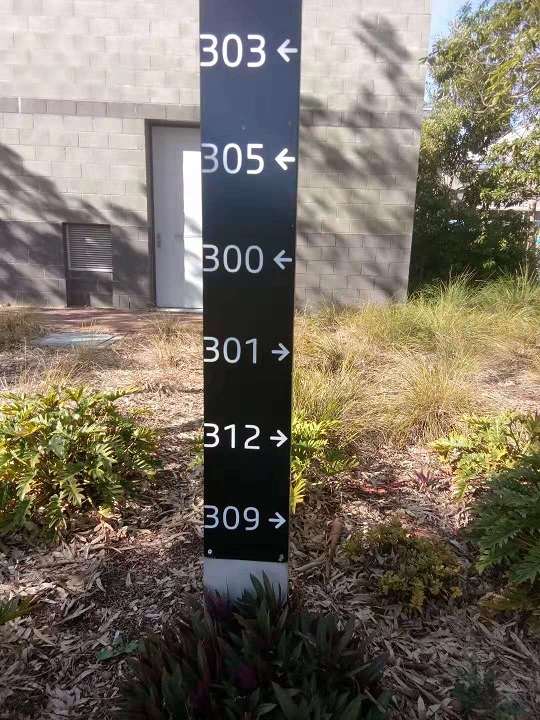
#> input picture DirectionalSignage/DS01.jpg, 540 x 720 px; its folder holds only this picture in this run
$ python Task2.py
#> lines starting #> are read from the running program, lines starting #| are printed output that depends on the picture; after the words box and inside, x2 and y2 are one past the last pixel; in counts of white or black regions, pixels touching at a corner belong together
#> further down, image is the input picture: shape (720, 540, 3); mean B, G, R 98.2, 110.6, 119.2
import cv2
import numpy as np

import os

from Settings import Settings as s

from Tools import *


# [243 lines left out: functions Remove_Negatives, Is_Arrow, Get_Mask, Clean, Find_Numbers, Group_Letters and 2 more, not called in this run]

   # [9 lines of commented-out code are left out]

def Find_Gray(image):

   image = cv2.bilateralFilter(image, 15,25,25)

   h,w = image.shape[:2]
#> h = 720; w = 540

   mask = np.zeros(image.shape[:2],dtype="uint8")

   min_value = 100
   var = 30

   for y in range(h):
      row = image[y]
      for x in range(w):
         avg = sum(row[x]) / 3

         # Not dark enough
         if avg < min_value:
            continue

         # Is the variance to big?
         valid = True
         for ii in range(3):
            if abs(image[y,x,ii] - avg) > var:
               valid = False

         if not valid:
            continue

         if avg > 100:
            mask[y,x] = 255
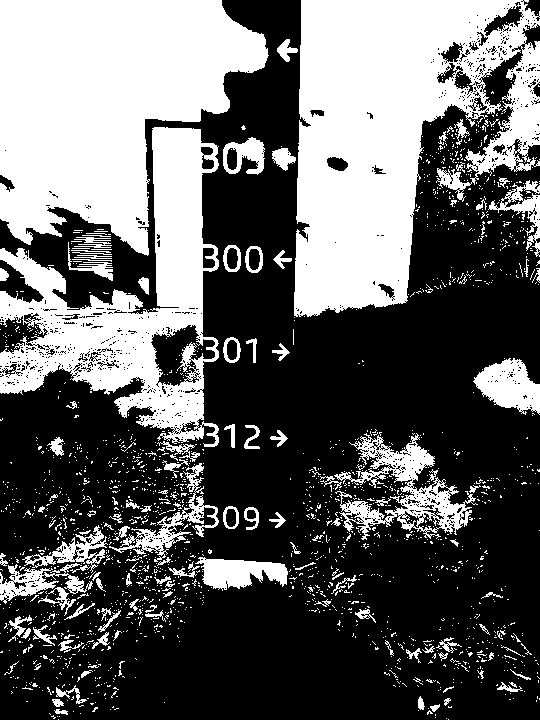
#> mask: shape (720, 540); 38.5% white; 1857 white regions (1729 under 20 px), largest, box (x1, y1, x2, y2) and area: (294, 0, 540, 317) 48908, (0, 0, 269, 256) 44787, (0, 127, 219, 447) 26626


   # mask = cv2.medianBlur(mask,3)

   return mask

# [44 lines left out: function Main, not called in this run]

if __name__ == "__main__":
   files = glob.glob("DirectionalSignage/*")

   for f in files:
      image = cv2.imread(f)

      gray = Find_Gray(image)

      cv2.imshow("image",image)
      cv2.imshow("gray",gray)
      cv2.waitKey(0)

   # Main(files)

$ run again, on DirectionalSignage/DS05.jpg
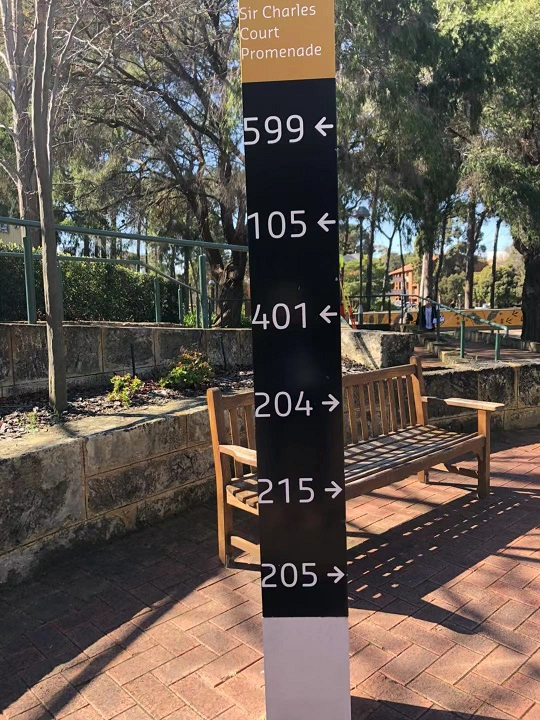
#> input picture DirectionalSignage/DS05.jpg, 540 x 720 px
#> image is the input picture: shape (720, 540, 3); mean B, G, R 78.1, 87.7, 98.1
#> after the loop in Find_Gray, `for y in range(h):`:
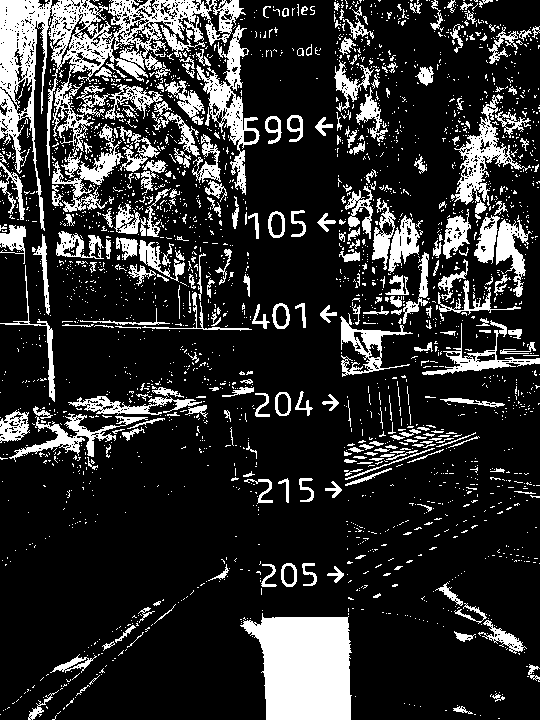
#> mask: shape (720, 540); 18.6% white; 2434 white regions (2169 under 20 px), largest, box (x1, y1, x2, y2) and area: (0, 0, 246, 231) 14693, (240, 613, 352, 720) 9124, (196, 25, 260, 195) 2666

$ run again, on DirectionalSignage/DS06.jpg
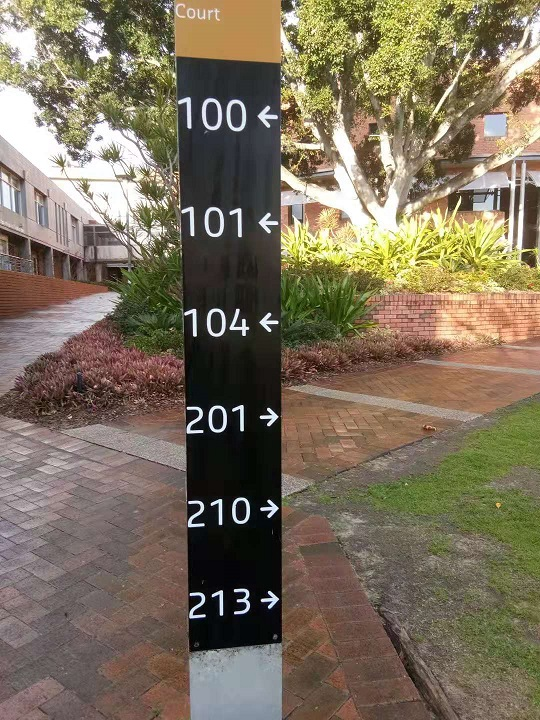
#> input picture DirectionalSignage/DS06.jpg, 540 x 720 px
#> image is the input picture: shape (720, 540, 3); mean B, G, R 92.1, 112.1, 123.9
#> after the loop in Find_Gray, `for y in range(h):`:
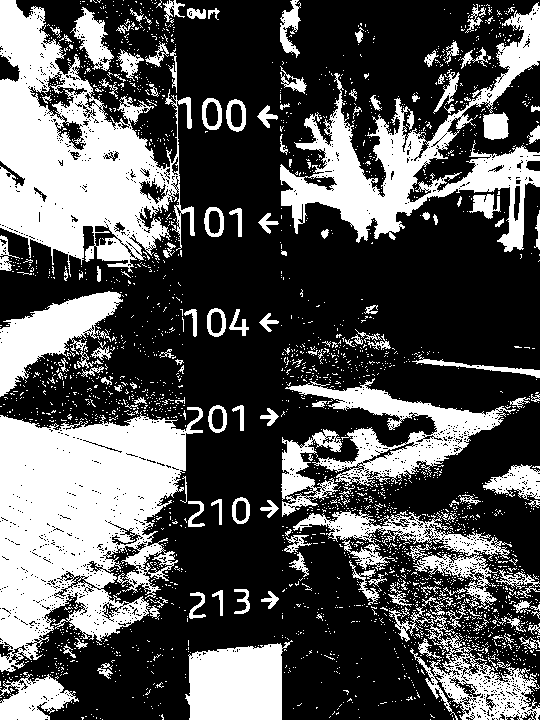
#> mask: shape (720, 540); 34% white; 2724 white regions (2576 under 20 px), largest, box (x1, y1, x2, y2) and area: (0, 407, 203, 672) 32057, (0, 0, 195, 277) 26222, (280, 2, 540, 252) 16896

$ run again, on DirectionalSignage/DS07.jpg
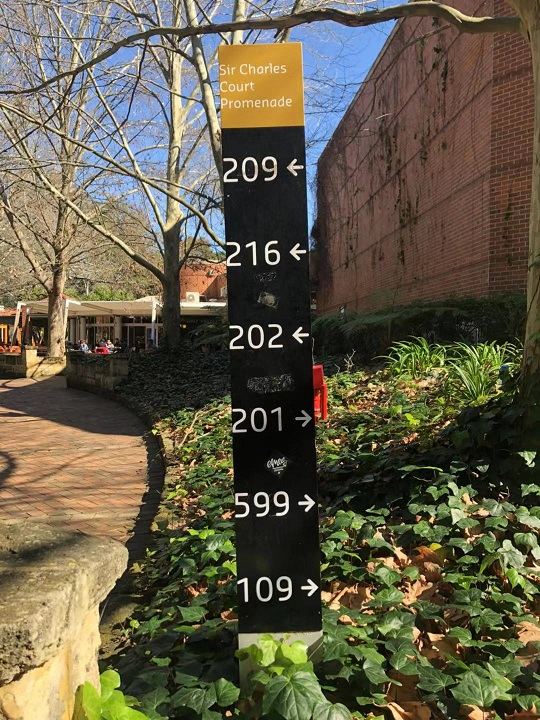
#> input picture DirectionalSignage/DS07.jpg, 540 x 720 px
#> image is the input picture: shape (720, 540, 3); mean B, G, R 71.7, 92.4, 98.8
#> after the loop in Find_Gray, `for y in range(h):`:
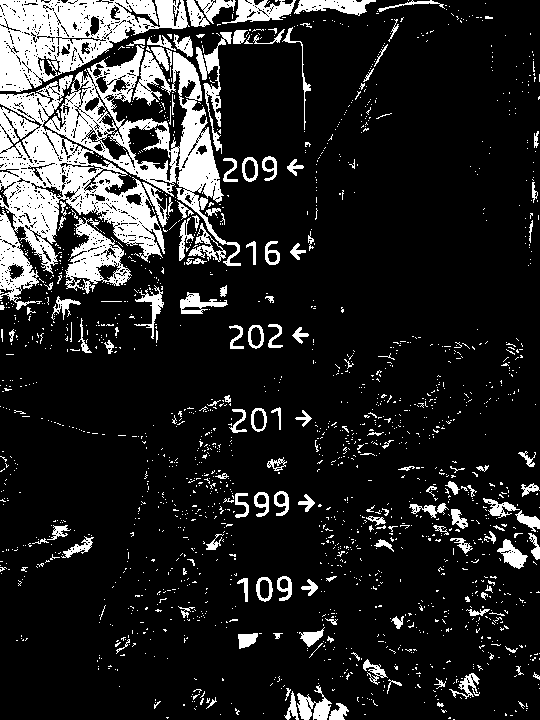
#> mask: shape (720, 540); 14.9% white; 1783 white regions (1632 under 20 px), largest, box (x1, y1, x2, y2) and area: (0, 45, 241, 310) 24029, (0, 0, 190, 92) 9082, (65, 217, 132, 294) 2171

$ run again, on DirectionalSignage/DS02.jpg
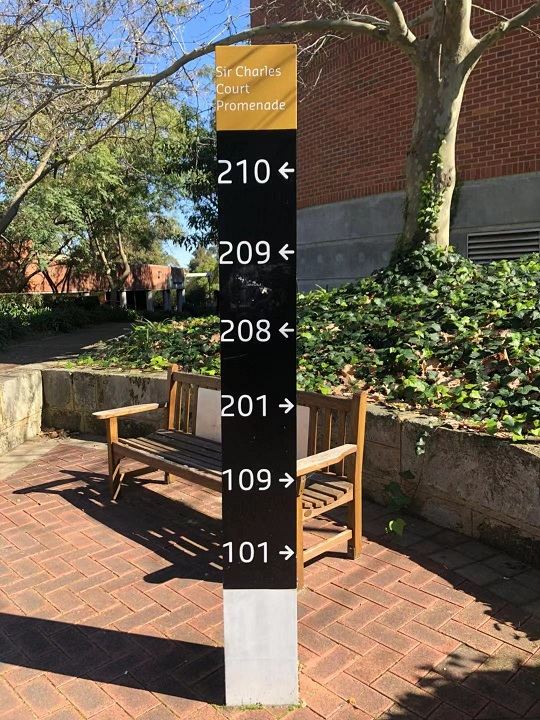
#> input picture DirectionalSignage/DS02.jpg, 540 x 720 px
#> image is the input picture: shape (720, 540, 3); mean B, G, R 78.5, 96.4, 109.5
#> after the loop in Find_Gray, `for y in range(h):`:
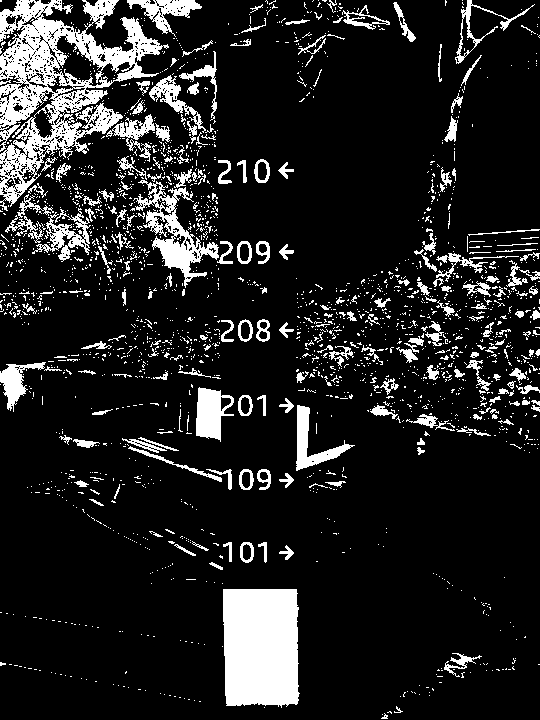
#> mask: shape (720, 540); 13.4% white; 2093 white regions (1884 under 20 px), largest, box (x1, y1, x2, y2) and area: (0, 0, 169, 211) 12601, (223, 589, 300, 708) 8551, (133, 180, 219, 288) 2611
